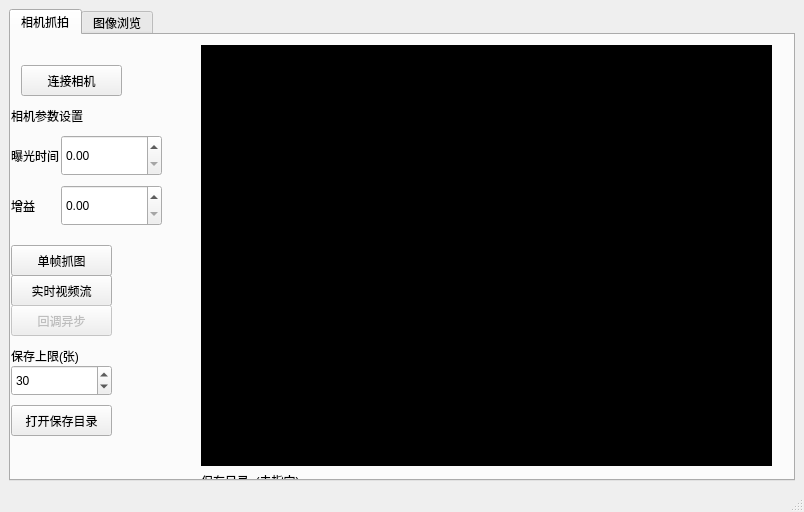
<?xml version="1.0" encoding="UTF-8"?>
<ui version="4.0">
 <class>MainWindow</class>
 <widget class="QMainWindow" name="MainWindow">
  <property name="geometry">
   <rect>
    <x>0</x>
    <y>0</y>
    <width>804</width>
    <height>512</height>
   </rect>
  </property>
  <property name="windowTitle">
   <string>MainWindow</string>
  </property>
  <widget class="QWidget" name="centralwidget">
   <layout class="QHBoxLayout" name="horizontalLayout_2">
    <item>
     <widget class="QTabWidget" name="tabWidget">
      <property name="currentIndex">
       <number>0</number>
      </property>
      <widget class="QWidget" name="tab">
       <attribute name="title">
        <string>相机抓拍</string>
       </attribute>
       <widget class="QPushButton" name="btn_connect">
        <property name="geometry">
         <rect>
          <x>10</x>
          <y>30</y>
          <width>101</width>
          <height>31</height>
         </rect>
        </property>
        <property name="text">
         <string>连接相机</string>
        </property>
       </widget>
       <widget class="QDoubleSpinBox" name="doubleSpinBox">
        <property name="geometry">
         <rect>
          <x>50</x>
          <y>100</y>
          <width>101</width>
          <height>41</height>
         </rect>
        </property>
       </widget>
       <widget class="QLabel" name="label_2">
        <property name="geometry">
         <rect>
          <x>0</x>
          <y>70</y>
          <width>101</width>
          <height>21</height>
         </rect>
        </property>
        <property name="text">
         <string>相机参数设置</string>
        </property>
       </widget>
       <widget class="QLabel" name="label_3">
        <property name="geometry">
         <rect>
          <x>0</x>
          <y>100</y>
          <width>51</width>
          <height>41</height>
         </rect>
        </property>
        <property name="text">
         <string>曝光时间</string>
        </property>
       </widget>
       <widget class="QLabel" name="label_4">
        <property name="geometry">
         <rect>
          <x>0</x>
          <y>150</y>
          <width>51</width>
          <height>41</height>
         </rect>
        </property>
        <property name="text">
         <string>增益</string>
        </property>
       </widget>
       <widget class="QDoubleSpinBox" name="doubleSpinBox_2">
        <property name="geometry">
         <rect>
          <x>50</x>
          <y>150</y>
          <width>101</width>
          <height>41</height>
         </rect>
        </property>
       </widget>
       <widget class="QPushButton" name="btn_live">
        <property name="geometry">
         <rect>
          <x>0</x>
          <y>240</y>
          <width>101</width>
          <height>31</height>
         </rect>
        </property>
        <property name="text">
         <string>实时视频流</string>
        </property>
       </widget>
       <widget class="QPushButton" name="btn_snap">
        <property name="geometry">
         <rect>
          <x>0</x>
          <y>210</y>
          <width>101</width>
          <height>31</height>
         </rect>
        </property>
        <property name="text">
         <string>单帧抓图</string>
        </property>
       </widget>
       <widget class="QPushButton" name="btn_save">
        <property name="enabled">
         <bool>false</bool>
        </property>
        <property name="geometry">
         <rect>
          <x>0</x>
          <y>270</y>
          <width>101</width>
          <height>31</height>
         </rect>
        </property>
        <property name="text">
         <string>回调异步</string>
        </property>
       </widget>
       <widget class="QLabel" name="label_saveLimit">
        <property name="geometry">
         <rect>
          <x>0</x>
          <y>310</y>
          <width>101</width>
          <height>21</height>
         </rect>
        </property>
        <property name="text">
         <string>保存上限(张)</string>
        </property>
       </widget>
       <widget class="QSpinBox" name="spinBox_saveLimit">
        <property name="geometry">
         <rect>
          <x>0</x>
          <y>330</y>
          <width>101</width>
          <height>31</height>
         </rect>
        </property>
        <property name="minimum">
         <number>1</number>
        </property>
        <property name="maximum">
         <number>9999</number>
        </property>
        <property name="value">
         <number>30</number>
        </property>
       </widget>
       <widget class="QPushButton" name="btn_openDir">
        <property name="geometry">
         <rect>
          <x>0</x>
          <y>370</y>
          <width>101</width>
          <height>31</height>
         </rect>
        </property>
        <property name="text">
         <string>打开保存目录</string>
        </property>
       </widget>
       <widget class="QLabel" name="label_savePath">
        <property name="geometry">
         <rect>
          <x>190</x>
          <y>435</y>
          <width>571</width>
          <height>21</height>
         </rect>
        </property>
        <property name="text">
         <string>保存目录: (未指定)</string>
        </property>
        <property name="wordWrap">
         <bool>true</bool>
        </property>
       </widget>
       <widget class="QLabel" name="label_live_display">
        <property name="geometry">
         <rect>
          <x>190</x>
          <y>10</y>
          <width>571</width>
          <height>421</height>
         </rect>
        </property>
        <property name="styleSheet">
         <string notr="true">#label_live_display
{
	background-color: black
}</string>
        </property>
        <property name="text">
         <string/>
        </property>
        <property name="scaledContents">
         <bool>true</bool>
        </property>
       </widget>
      </widget>
      <widget class="QWidget" name="tab_2">
       <attribute name="title">
        <string>图像浏览</string>
       </attribute>
       <widget class="QLabel" name="label">
        <property name="geometry">
         <rect>
          <x>120</x>
          <y>0</y>
          <width>641</width>
          <height>411</height>
         </rect>
        </property>
        <property name="styleSheet">
         <string notr="true">#label
{
	background-color:rgb(0, 0, 0);
}</string>
        </property>
        <property name="text">
         <string/>
        </property>
        <property name="scaledContents">
         <bool>true</bool>
        </property>
       </widget>
       <widget class="QWidget" name="layoutWidget">
        <property name="geometry">
         <rect>
          <x>120</x>
          <y>410</y>
          <width>641</width>
          <height>31</height>
         </rect>
        </property>
        <layout class="QHBoxLayout" name="horizontalLayout">
         <item>
          <widget class="QPushButton" name="btn_prev">
           <property name="minimumSize">
            <size>
             <width>30</width>
             <height>0</height>
            </size>
           </property>
           <property name="maximumSize">
            <size>
             <width>30</width>
             <height>16777215</height>
            </size>
           </property>
           <property name="text">
            <string/>
           </property>
          </widget>
         </item>
         <item>
          <widget class="QPushButton" name="btn_play">
           <property name="minimumSize">
            <size>
             <width>30</width>
             <height>0</height>
            </size>
           </property>
           <property name="maximumSize">
            <size>
             <width>30</width>
             <height>16777215</height>
            </size>
           </property>
           <property name="text">
            <string/>
           </property>
          </widget>
         </item>
         <item>
          <widget class="QPushButton" name="btn_next">
           <property name="minimumSize">
            <size>
             <width>30</width>
             <height>0</height>
            </size>
           </property>
           <property name="maximumSize">
            <size>
             <width>30</width>
             <height>16777215</height>
            </size>
           </property>
           <property name="text">
            <string/>
           </property>
          </widget>
         </item>
         <item>
          <widget class="QComboBox" name="comboBox">
           <item>
            <property name="text">
             <string>1x</string>
            </property>
           </item>
           <item>
            <property name="text">
             <string>2x</string>
            </property>
           </item>
           <item>
            <property name="text">
             <string>3x</string>
            </property>
           </item>
           <item>
            <property name="text">
             <string>4x</string>
            </property>
           </item>
          </widget>
         </item>
         <item>
          <widget class="QSlider" name="slider_progress">
           <property name="orientation">
            <enum>Qt::Orientation::Horizontal</enum>
           </property>
          </widget>
         </item>
         <item>
          <widget class="QLabel" name="timer">
           <property name="minimumSize">
            <size>
             <width>60</width>
             <height>0</height>
            </size>
           </property>
           <property name="maximumSize">
            <size>
             <width>60</width>
             <height>16777215</height>
            </size>
           </property>
           <property name="text">
            <string>    /</string>
           </property>
          </widget>
         </item>
        </layout>
       </widget>
       <widget class="QPushButton" name="btn_load">
        <property name="geometry">
         <rect>
          <x>14</x>
          <y>22</y>
          <width>91</width>
          <height>31</height>
         </rect>
        </property>
        <property name="text">
         <string>刷新会话</string>
        </property>
       </widget>
       <widget class="QLabel" name="label_session">
        <property name="geometry">
         <rect>
          <x>14</x>
          <y>60</y>
          <width>91</width>
          <height>21</height>
         </rect>
        </property>
        <property name="text">
         <string>选择会话</string>
        </property>
       </widget>
       <widget class="QComboBox" name="combo_session">
        <property name="geometry">
         <rect>
          <x>14</x>
          <y>82</y>
          <width>104</width>
          <height>31</height>
         </rect>
        </property>
       </widget>
      </widget>
     </widget>
    </item>
   </layout>
  </widget>
  <widget class="QStatusBar" name="statusbar"/>
 </widget>
 <resources/>
 <connections/>
</ui>
